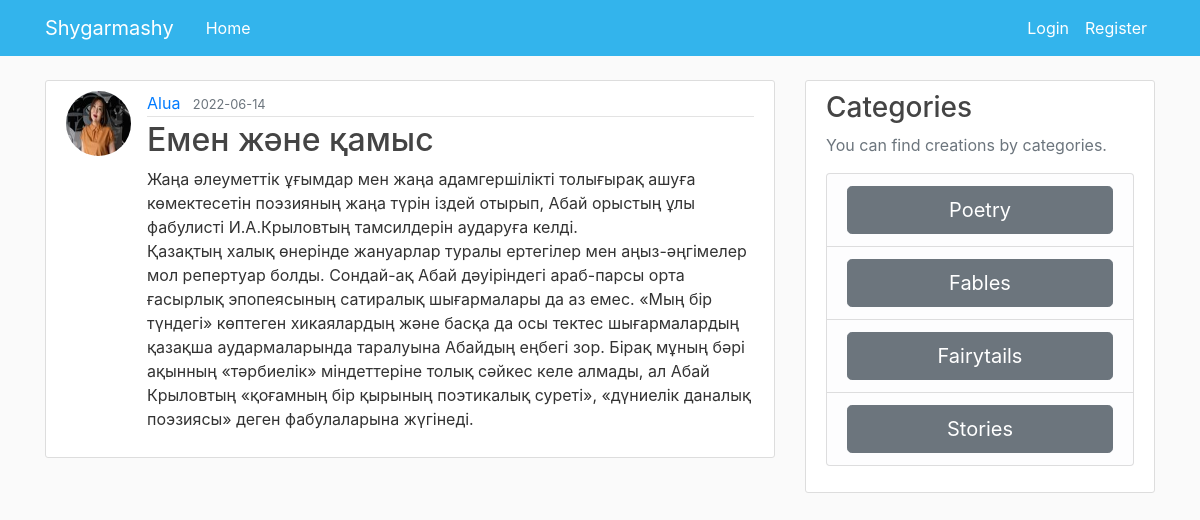
The page /fables on the database its author committed.
### flaskblog/models.py (models this page shows, shortened)
class Post(db.Model):
    id = db.Column(db.Integer, primary_key=True)
    title = db.Column(db.String(100), nullable=False)
    date_posted = db.Column(db.DateTime, nullable=False, default=datetime.utcnow)
    content = db.Column(db.Text, nullable=False)
    description = db.Column(db.Text, nullable=False)
    category = db.Column(db.String(100), nullable=False)
    user_id = db.Column(db.Integer, db.ForeignKey('user.id'), nullable=False)

class User(db.Model, UserMixin):
    id = db.Column(db.Integer, primary_key=True)
    username = db.Column(db.String(20), unique=True, nullable=False)
    email = db.Column(db.String(120), unique=True, nullable=False)
    image_file = db.Column(db.String(20), nullable=False, default='default.jpg')
    password = db.Column(db.String(60), nullable=False)
    posts = db.relationship('Post', backref='author', lazy=True)

### flaskblog/routes.py (the view)
@app.route("/fables")
def fables():
    posts = Post.query.all()
    return render_template('fables.html', posts=posts)

### flaskblog/templates/fables.html
{% extends "layout.html" %}
{% block content %}
    {% for post in posts %}
        {% if post.category == 'Fables' %}
        <article class="media content-section">
          <img class="rounded-circle article-img" src="{{ url_for('static', filename='profile_pics/' + post.author.image_file) }}">
          <div class="media-body">
            <div class="article-metadata">
              <a class="mr-2" href="#">{{ post.author.username }}</a>
              <small class="text-muted">{{ post.date_posted.strftime('%Y-%m-%d') }}</small>
            </div>
            <h2><a class="article-title" href="{{ url_for('post', post_id=post.id) }}">{{ post.title }}</a></h2>
            <p class="article-content">{{ post.description|safe }}</p>
          </div>
        </article>
        {% endif %}
    {% endfor %}
{% endblock content %}

### flaskblog/static/main.css (style rules this page uses)
body { background: #fafafa; color: #333333; margin-top: 5rem; }
h1, h2, h3, h4, h5, h6 { color: #444444; }
.content-section { background: #ffffff; padding: 10px 20px; border: 1px solid #dddddd; border-radius: 3px; margin-bottom: 20px; }
.article-title { color: #444444; }
.article-content { white-space: pre-line; }
.article-img { height: 65px; width: 65px; margin-right: 16px; }
.article-metadata { padding-bottom: 1px; margin-bottom: 4px; border-bottom: 1px solid #e3e3e3 }

### rows shown on the page
Post: image_file (picture), author.username "Alua", date_posted "2022-06-14", title "Емен және қамыс", description "Жаңа әлеуметтік ұғымдар мен жаңа адамгершілікті толығырақ ашуға көмектесетін поэзияның жаңа түрін іздей отырып, Абай орыстың ұлы фабулисті И.А.Крыловтың тамсилдерін аударуға келді. Қазақтың халық өнерінде жануарлар туралы ертегілер мен аңыз-әңгімелер мол репертуар болды. Сондай-ақ Абай дәуіріндегі араб-парсы орта ғасырлық эпопеясының сатиралық шығармалары да аз емес. «Мың бір түндегі» көптеген хикаялардың және басқа да осы тектес шығармалардың қазақша аудармаларында таралуына Абайдың еңбегі зор. Бірақ мұның бәрі ақынның «тәрбиелік» міндеттеріне толық сәйкес келе алмады, ал Абай Крыловтың «қоғамның бір қырының поэтикалық суреті», «дүниелік даналық поэзиясы» деген фабулаларына жүгінеді."
